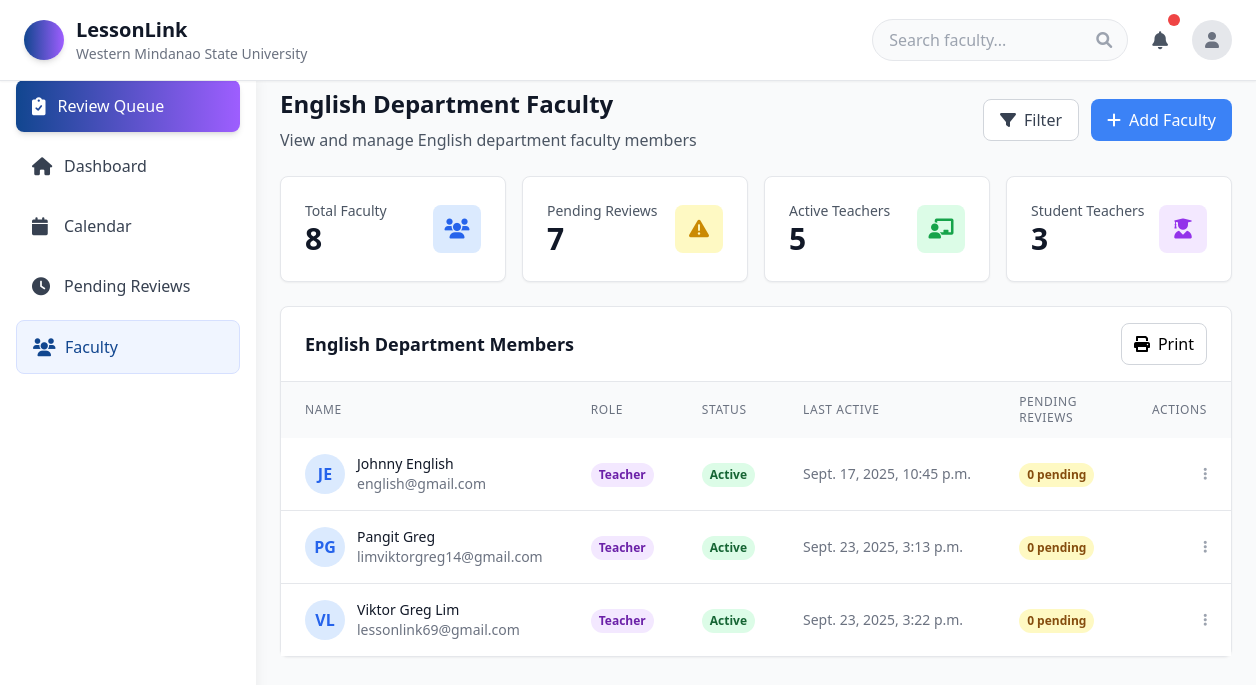
/dep_faculty/ (signed in), run on an earlier commit of the app's database.
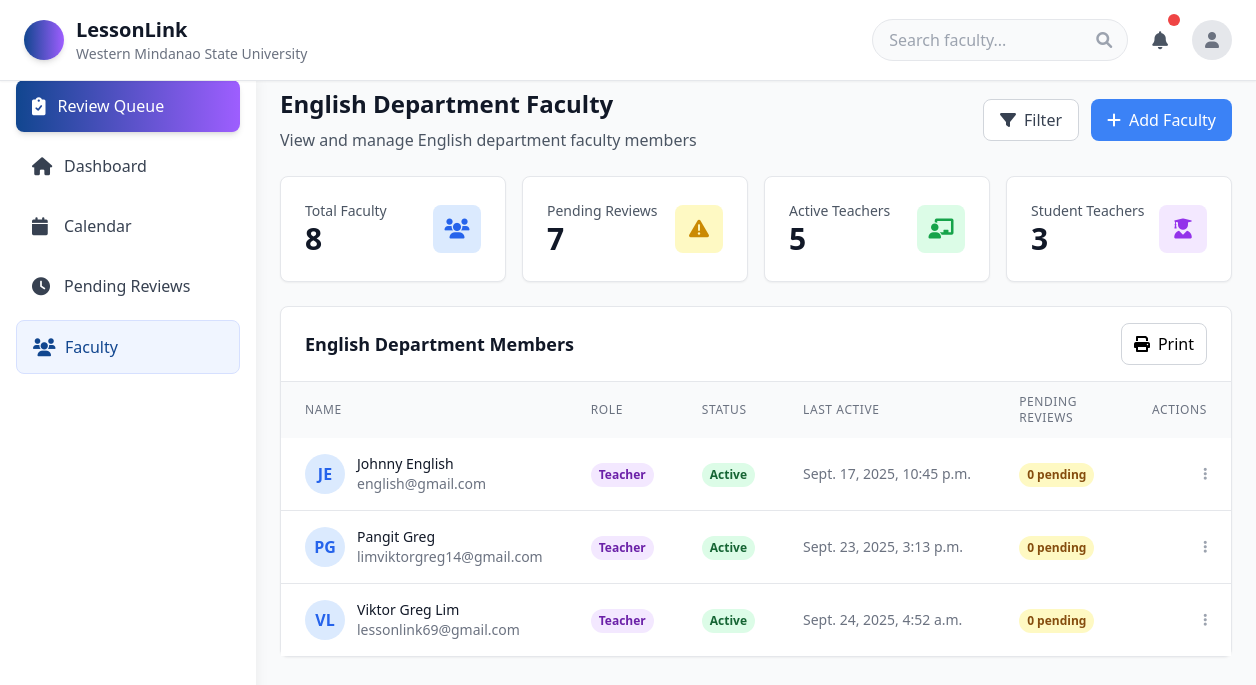
And on a later commit of the database.
### lesson/models.py (models this page shows, shortened)
class User(AbstractUser):
    ROLE_CHOICES = [
        ('Student Teacher', 'Student Teacher'),
        ('Teacher', 'Teacher'),
        ('Department Head', 'Department Head'),
    ]
    username = None
    email = models.EmailField(unique=True)
    middle_name = models.CharField(max_length=100, blank=True, null=True)
    dob = models.DateField(null=True, blank=True)
    role = models.CharField(max_length=100, choices=ROLE_CHOICES)
    rank = models.CharField(max_length=100)
    department = models.CharField(max_length=100)
    school = models.ForeignKey(
        "SchoolRegistration",  # reference your school model
        on_delete=models.SET_NULL,
        blank=True,
        null=True,
        related_name="users"
    )
    affiliations = models.TextField(blank=True, null=True)
    profile_picture = models.ImageField(
        upload_to='profile_pictures/',
        null=True,
        blank=True,
        help_text="Profile picture for the user"
    )
    USERNAME_FIELD = 'email'
    REQUIRED_FIELDS = ['first_name', 'last_name', 'role', 'rank', 'department']
    objects = CustomUserManager()

### lesson/views.py (the view)
# urls.py: path('dep_faculty/', Dep_Faculty, name='Dep_Faculty'),
@login_required
def Dep_Faculty(request):
    user = request.user
    if user.role != "Department Head":
        messages.error(request, "You are not allowed to access this page.")
        return redirect("dashboard")
    faculty_members = User.objects.filter(
        department=user.department,
        school=user.school,
        role__in=["Teacher", "Student Teacher"]
    ).order_by("role", "last_name")
    total_faculty = faculty_members.count()
    active_teachers = faculty_members.filter(role="Teacher").count()  # if you have a status field, add .filter(status="Active")
    student_teachers = faculty_members.filter(role="Student Teacher").count()
    pending_reviews = 0  # placeholder until you add LessonPlan or similar model
    return render(request, "Dep_Faculty.html", {
        "user": user,
        "faculty_members": faculty_members,
        "department": user.department,
        "total_faculty": total_faculty,
        "active_teachers": active_teachers,
        "student_teachers": student_teachers,
        "pending_reviews": pending_reviews,
    })

### lesson/context_processors.py (called while the page is built)
def user_school_info(request):
    if request.user.is_authenticated:
        return {
            'user_school': request.user.school,
            'user_department': request.user.department,
            'user_role': request.user.role,
        }
    return {}

### lesson/templates/Dep_Faculty.html (shortened to what the changed rows need)
<!DOCTYPE html>
<html lang="en">
<head>
    <script src="https://cdn.tailwindcss.com"></script>
    <link href="https://cdnjs.cloudflare.com/ajax/libs/font-awesome/6.0.0/css/all.min.css" rel="stylesheet">
</head>
<body class="bg-gray-50 min-h-screen">
    <header class="bg-white shadow-sm border-b fixed top-0 left-0 right-0 z-40">
        <div class="flex items-center justify-between px-4 py-3 md:px-6 md:py-4">
            <div class="flex items-center space-x-3 flex-1 md:flex-none">
                <div class="hidden sm:block">
                    <h1 class="text-xl font-bold text-gray-900">LessonLink</h1>
                </div>
            </div>
        </div>
    </header>
    <div class="flex pt-16">
        <main class="flex-1 p-4 md:p-6 md:ml-64">
            <div class="flex flex-col sm:flex-row sm:items-center sm:justify-between mb-6">
                <div>
                    <h1 class="text-2xl font-bold text-gray-900 mb-2">English Department Faculty</h1>
                </div>
            </div>
            <div class="bg-white rounded-lg shadow-sm border">
                <div class="px-6 py-4 border-b border-gray-200">
                    <div class="flex flex-col sm:flex-row sm:items-center sm:justify-between">
                        <h2 class="text-lg font-semibold text-gray-900 mb-4 sm:mb-0">English Department Members</h2>
                    </div>
                </div>
                <div class="overflow-x-auto">
                    <table class="w-full" id="faculty-table">
                        <thead class="bg-gray-50">
                            <tr>
                                <th class="px-6 py-3 text-left text-xs font-medium text-gray-500 uppercase tracking-wider">Name</th>
                                <th class="px-6 py-3 text-left text-xs font-medium text-gray-500 uppercase tracking-wider">Role</th>
                                <th class="px-6 py-3 text-left text-xs font-medium text-gray-500 uppercase tracking-wider">Status</th>
                                <th class="px-6 py-3 text-left text-xs font-medium text-gray-500 uppercase tracking-wider">Last Active</th>
                                <th class="px-6 py-3 text-left text-xs font-medium text-gray-500 uppercase tracking-wider">Pending Reviews</th>
                                <th class="px-6 py-3 text-left text-xs font-medium text-gray-500 uppercase tracking-wider no-print">Actions</th>
                            </tr>
                        </thead>
                        <tbody class="bg-white divide-y divide-gray-200">
    {% for member in faculty_members %}
    <tr class="hover:bg-gray-50 fade-in">
        <td class="px-6 py-4 whitespace-nowrap">
            <div class="flex items-center">
                <div class="w-10 h-10 rounded-full bg-blue-100 flex items-center justify-center no-print">
                    <span class="text-blue-600 font-semibold">
                        {{ member.first_name|first }}{{ member.last_name|first }}
                    </span>
                </div>
                <div class="ml-3">
                    <p class="text-sm font-medium text-gray-900">
                        {{ member.first_name }} {{ member.last_name }}
                    </p>
                    <p class="text-sm text-gray-500">{{ member.email }}</p>
                </div>
            </div>
        </td>
        <td class="px-6 py-4 whitespace-nowrap">
            <span class="inline-flex px-2 py-1 text-xs font-semibold rounded-full
                {% if member.role == 'Teacher' %} bg-purple-100 text-purple-800
                {% elif member.role == 'Student Teacher' %} bg-pink-100 text-pink-800
                {% else %} bg-blue-100 text-blue-800 {% endif %}">
                {{ member.role }}
            </span>
        </td>
        <td class="px-6 py-4 whitespace-nowrap">
            <span class="inline-flex px-2 py-1 text-xs font-semibold rounded-full bg-green-100 text-green-800">
                Active
            </span>
        </td>
        <td class="px-6 py-4 whitespace-nowrap text-sm text-gray-500">
            {{ member.last_login|default:"N/A" }}
        </td>
        <td class="px-6 py-4 whitespace-nowrap">
            <span class="inline-flex px-2 py-1 text-xs font-semibold rounded-full bg-yellow-100 text-yellow-800">
                0 pending
            </span>
        </td>
        <td class="px-6 py-4 whitespace-nowrap text-right text-sm font-medium no-print">
            <button class="text-gray-400 hover:text-gray-600">
                <i class="fas fa-ellipsis-v"></i>
            </button>
        </td>
    </tr>
    {% empty %}
    <tr>
        <td colspan="6" class="px-6 py-4 text-center text-sm text-gray-500">
            No faculty members found in your department.
        </td>
    </tr>
    {% endfor %}
</tbody>
                    </table>
                </div>
            </div>
        </main>
    </div>
</body>
</html>

What changed in the data, as far as the page shows it:
changed User "Viktor Greg": last_login "Sept. 23, 2025, 3:22 p.m." → "Sept. 24, 2025, 4:52 a.m."
